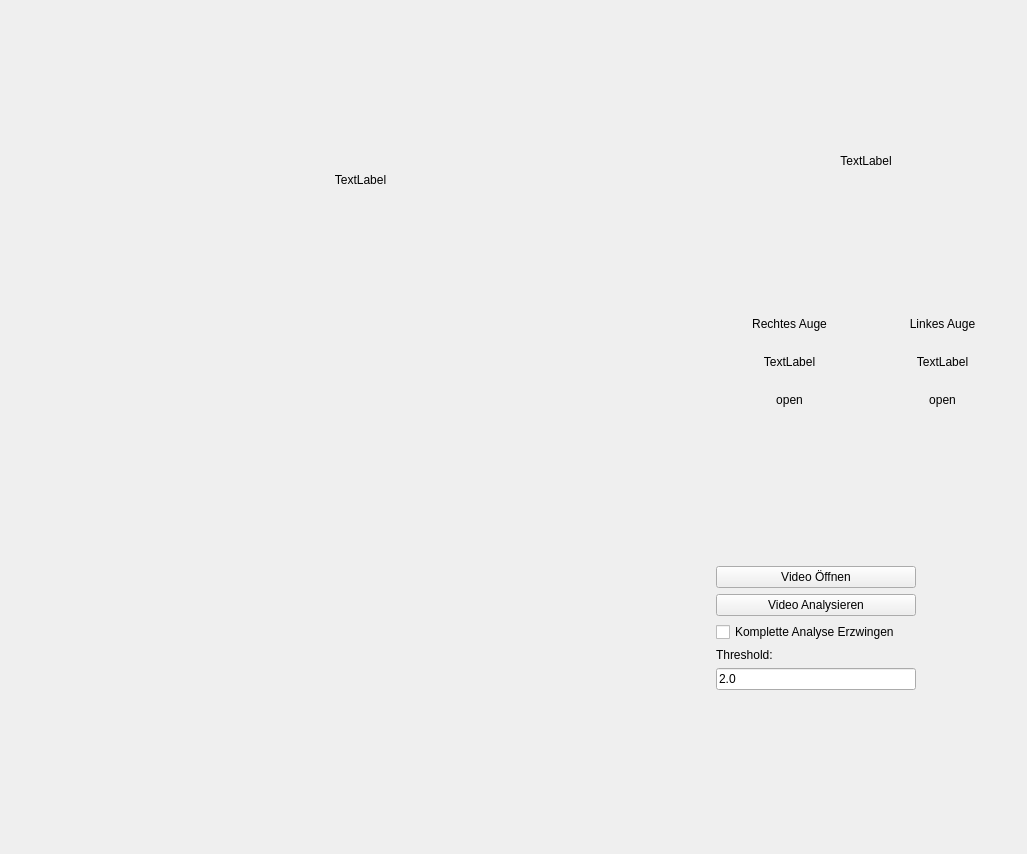
<?xml version="1.0" encoding="UTF-8"?>
<ui version="4.0">
 <class>Form</class>
 <widget class="QWidget" name="Form">
  <property name="geometry">
   <rect>
    <x>0</x>
    <y>0</y>
    <width>1027</width>
    <height>854</height>
   </rect>
  </property>
  <property name="windowTitle">
   <string>Form</string>
  </property>
  <layout class="QVBoxLayout" name="verticalLayout_2">
   <item>
    <layout class="QHBoxLayout" name="horizontalLayout">
     <item>
      <layout class="QVBoxLayout" name="vlayout_left">
       <item>
        <spacer name="verticalSpacer_7">
         <property name="orientation">
          <enum>Qt::Vertical</enum>
         </property>
         <property name="sizeHint" stdset="0">
          <size>
           <width>20</width>
           <height>40</height>
          </size>
         </property>
        </spacer>
       </item>
       <item>
        <widget class="QLabel" name="view_video">
         <property name="minimumSize">
          <size>
           <width>0</width>
           <height>0</height>
          </size>
         </property>
         <property name="text">
          <string>TextLabel</string>
         </property>
         <property name="alignment">
          <set>Qt::AlignCenter</set>
         </property>
        </widget>
       </item>
       <item>
        <spacer name="verticalSpacer_5">
         <property name="orientation">
          <enum>Qt::Vertical</enum>
         </property>
         <property name="sizeHint" stdset="0">
          <size>
           <width>20</width>
           <height>40</height>
          </size>
         </property>
        </spacer>
       </item>
       <item>
        <spacer name="verticalSpacer">
         <property name="orientation">
          <enum>Qt::Vertical</enum>
         </property>
         <property name="sizeHint" stdset="0">
          <size>
           <width>20</width>
           <height>40</height>
          </size>
         </property>
        </spacer>
       </item>
       <item>
        <spacer name="verticalSpacer_4">
         <property name="orientation">
          <enum>Qt::Vertical</enum>
         </property>
         <property name="sizeHint" stdset="0">
          <size>
           <width>20</width>
           <height>40</height>
          </size>
         </property>
        </spacer>
       </item>
       <item>
        <spacer name="verticalSpacer_6">
         <property name="orientation">
          <enum>Qt::Vertical</enum>
         </property>
         <property name="sizeHint" stdset="0">
          <size>
           <width>20</width>
           <height>40</height>
          </size>
         </property>
        </spacer>
       </item>
       <item>
        <widget class="QWidget" name="plot_eyes" native="true"/>
       </item>
      </layout>
     </item>
     <item>
      <layout class="QVBoxLayout" name="verticalLayout_3">
       <item>
        <widget class="QLabel" name="view_face">
         <property name="minimumSize">
          <size>
           <width>300</width>
           <height>300</height>
          </size>
         </property>
         <property name="text">
          <string>TextLabel</string>
         </property>
         <property name="alignment">
          <set>Qt::AlignCenter</set>
         </property>
        </widget>
       </item>
       <item>
        <layout class="QGridLayout" name="gridLayout">
         <item row="1" column="0">
          <widget class="QLabel" name="label_4">
           <property name="enabled">
            <bool>true</bool>
           </property>
           <property name="text">
            <string>Rechtes Auge</string>
           </property>
           <property name="alignment">
            <set>Qt::AlignCenter</set>
           </property>
          </widget>
         </item>
         <item row="3" column="0">
          <widget class="QLabel" name="label_eye_right">
           <property name="text">
            <string>open</string>
           </property>
           <property name="alignment">
            <set>Qt::AlignCenter</set>
           </property>
          </widget>
         </item>
         <item row="1" column="1">
          <widget class="QLabel" name="label_5">
           <property name="text">
            <string>Linkes Auge</string>
           </property>
           <property name="alignment">
            <set>Qt::AlignCenter</set>
           </property>
          </widget>
         </item>
         <item row="3" column="1">
          <widget class="QLabel" name="label_eye_left">
           <property name="text">
            <string>open</string>
           </property>
           <property name="alignment">
            <set>Qt::AlignCenter</set>
           </property>
          </widget>
         </item>
         <item row="2" column="0">
          <widget class="QLabel" name="view_eye_right">
           <property name="minimumSize">
            <size>
             <width>50</width>
             <height>50</height>
            </size>
           </property>
           <property name="text">
            <string>TextLabel</string>
           </property>
           <property name="alignment">
            <set>Qt::AlignCenter</set>
           </property>
          </widget>
         </item>
         <item row="2" column="1">
          <widget class="QLabel" name="view_eye_left">
           <property name="minimumSize">
            <size>
             <width>50</width>
             <height>50</height>
            </size>
           </property>
           <property name="text">
            <string>TextLabel</string>
           </property>
           <property name="alignment">
            <set>Qt::AlignCenter</set>
           </property>
          </widget>
         </item>
        </layout>
       </item>
       <item>
        <spacer name="verticalSpacer_3">
         <property name="orientation">
          <enum>Qt::Vertical</enum>
         </property>
         <property name="sizeHint" stdset="0">
          <size>
           <width>20</width>
           <height>40</height>
          </size>
         </property>
        </spacer>
       </item>
       <item>
        <widget class="QPushButton" name="button_video_load">
         <property name="maximumSize">
          <size>
           <width>200</width>
           <height>16777215</height>
          </size>
         </property>
         <property name="toolTip">
          <string>Video Datei öffen</string>
         </property>
         <property name="text">
          <string>Video Öffnen</string>
         </property>
         <property name="checkable">
          <bool>false</bool>
         </property>
         <property name="autoRepeat">
          <bool>false</bool>
         </property>
         <property name="autoDefault">
          <bool>false</bool>
         </property>
         <property name="default">
          <bool>false</bool>
         </property>
         <property name="flat">
          <bool>false</bool>
         </property>
        </widget>
       </item>
       <item>
        <widget class="QPushButton" name="button_video_analyze">
         <property name="maximumSize">
          <size>
           <width>200</width>
           <height>16777215</height>
          </size>
         </property>
         <property name="text">
          <string>Video Analysieren</string>
         </property>
        </widget>
       </item>
       <item>
        <widget class="QCheckBox" name="checkbox_analysis">
         <property name="text">
          <string>Komplette Analyse Erzwingen</string>
         </property>
        </widget>
       </item>
       <item>
        <widget class="QLabel" name="label_10">
         <property name="maximumSize">
          <size>
           <width>200</width>
           <height>40</height>
          </size>
         </property>
         <property name="text">
          <string>Threshold:</string>
         </property>
        </widget>
       </item>
       <item>
        <widget class="QLineEdit" name="edit_threshhold">
         <property name="minimumSize">
          <size>
           <width>200</width>
           <height>0</height>
          </size>
         </property>
         <property name="maximumSize">
          <size>
           <width>200</width>
           <height>16777215</height>
          </size>
         </property>
         <property name="text">
          <string>2.0</string>
         </property>
        </widget>
       </item>
       <item>
        <spacer name="verticalSpacer_2">
         <property name="orientation">
          <enum>Qt::Vertical</enum>
         </property>
         <property name="sizeHint" stdset="0">
          <size>
           <width>20</width>
           <height>40</height>
          </size>
         </property>
        </spacer>
       </item>
      </layout>
     </item>
    </layout>
   </item>
  </layout>
 </widget>
 <resources/>
 <connections/>
</ui>
